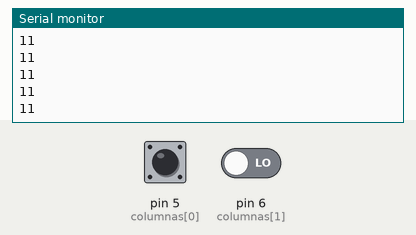
Recording of a sketch running on a simulated Arduino Leonardo, built with avr-gcc and run on an emulated ATmega32U4. Shown: the last lines printed to the serial monitor. The test bench sets the inputs (shaded band); at power-on: pin 5 (columnas[0]) LOW, pin 6 (columnas[1]) LOW.

Above: at 1.2 s.
1.3 s: pin 5 (columnas[0]) pulsed HIGH 2 times (0.12 s each, 0.3 s apart)
At 1.51 s:
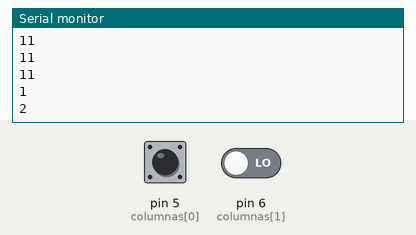
At 1.92 s:
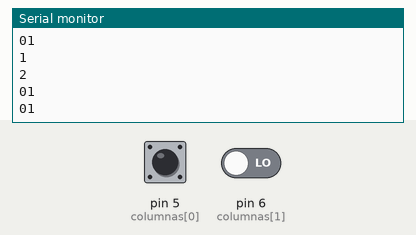

Measured:
- after the input at 1.3 s, the serial monitor: prints a new line after 0.21 s (image 1)

The sketch:

Matriz_de_botones.ino
```cpp
#include <Mouse.h>

const int F = 2;
const int C = 2;

int estado_boton = 1;

int filas[] = {3, 4};
int columnas[] = {5, 6};

int matriz[F][C];

void setup() {
  for (int i = 0; i < F; i++) {
    pinMode(filas[i], INPUT);
  }
  for (int i = 0; i < C; i++) {
    pinMode(columnas[i], INPUT);
  }
  Serial.begin(9600);
}

void leerMatriz() {
  for (int i = 0; i < F; i++) {
    pinMode(filas[i], OUTPUT);
    digitalWrite(filas[i], LOW);
    for (int j = 0; j < C; j++) {
      pinMode(columnas[j], INPUT_PULLUP);
      matriz[i][j] = digitalRead(columnas[j]);
      if (matriz[i][j] == LOW) {
        if (estado_boton == 1) { // Si el botón está presionado
          Serial.println(String(estado_boton)); // Envía "1" a través del puerto serial
          estado_boton += 1;
        } else {
          Serial.println(String(estado_boton));
          estado_boton -= 1;
        }
      }
      pinMode(columnas[j], INPUT);
    }
    pinMode(filas[i], INPUT);
  }
}

void loop() {
  leerMatriz();
  Serial.println();
  for (int i = 0; i < F; i++) {
    for (int j = 0; j < C; j++) {
      Serial.print(matriz[i][j]);
    }
    Serial.println(" ");
  }


  delay(100);
}
```
